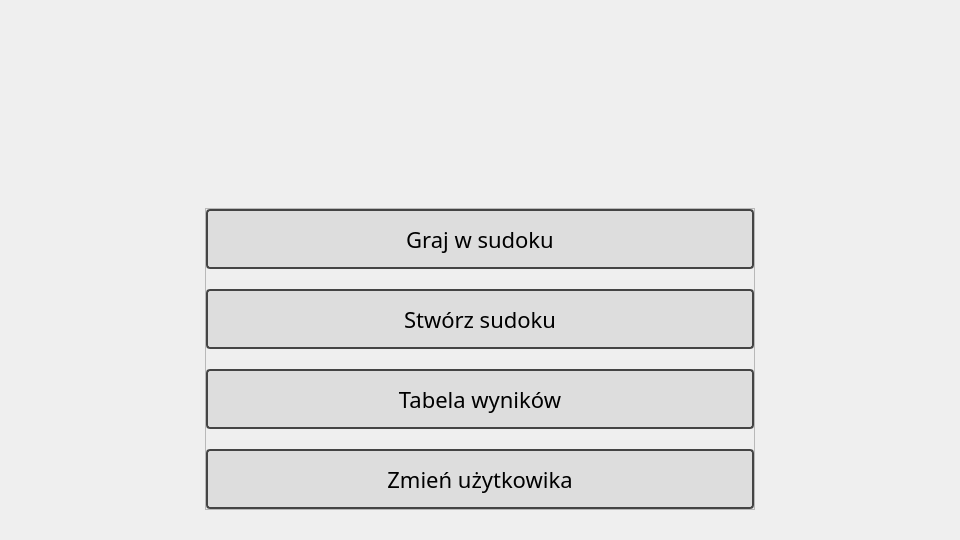
   <widget class="QWidget" name="MenuWidget" native="true">
    <property name="enabled">
     <bool>true</bool>
    </property>
    <property name="geometry">
     <rect>
      <x>0</x>
      <y>0</y>
      <width>960</width>
      <height>540</height>
     </rect>
    </property>
    <property name="styleSheet">
     <string notr="true">.QWidget {
background-image: url(./tlo.jpg)
}</string>
    </property>
    <layout class="QGridLayout" name="gridLayout">
     <property name="leftMargin">
      <number>0</number>
     </property>
     <property name="topMargin">
      <number>0</number>
     </property>
     <property name="rightMargin">
      <number>0</number>
     </property>
     <property name="bottomMargin">
      <number>0</number>
     </property>
     <item row="1" column="2">
      <spacer name="horizontalSpacer_2">
       <property name="orientation">
        <enum>Qt::Horizontal</enum>
       </property>
       <property name="sizeHint" stdset="0">
        <size>
         <width>40</width>
         <height>20</height>
        </size>
       </property>
      </spacer>
     </item>
     <item row="2" column="1">
      <spacer name="verticalSpacer_2">
       <property name="orientation">
        <enum>Qt::Vertical</enum>
       </property>
       <property name="sizeType">
        <enum>QSizePolicy::Fixed</enum>
       </property>
       <property name="sizeHint" stdset="0">
        <size>
         <width>20</width>
         <height>30</height>
        </size>
       </property>
      </spacer>
     </item>
     <item row="1" column="0">
      <spacer name="horizontalSpacer">
       <property name="orientation">
        <enum>Qt::Horizontal</enum>
       </property>
       <property name="sizeHint" stdset="0">
        <size>
         <width>40</width>
         <height>20</height>
        </size>
       </property>
      </spacer>
     </item>
     <item row="1" column="1">
      <widget class="QFrame" name="frame">
       <property name="enabled">
        <bool>true</bool>
       </property>
       <property name="sizePolicy">
        <sizepolicy hsizetype="Fixed" vsizetype="Fixed">
         <horstretch>0</horstretch>
         <verstretch>0</verstretch>
        </sizepolicy>
       </property>
       <property name="minimumSize">
        <size>
         <width>550</width>
         <height>300</height>
        </size>
       </property>
       <property name="frameShape">
        <enum>QFrame::StyledPanel</enum>
       </property>
       <property name="frameShadow">
        <enum>QFrame::Raised</enum>
       </property>
       <layout class="QVBoxLayout" name="verticalLayout_4">
        <property name="spacing">
         <number>20</number>
        </property>
        <property name="leftMargin">
         <number>0</number>
        </property>
        <property name="topMargin">
         <number>0</number>
        </property>
        <property name="rightMargin">
         <number>0</number>
        </property>
        <property name="bottomMargin">
         <number>0</number>
        </property>
        <item>
         <widget class="QPushButton" name="GrajButton">
          <property name="enabled">
           <bool>true</bool>
          </property>
          <property name="minimumSize">
           <size>
            <width>0</width>
            <height>60</height>
           </size>
          </property>
          <property name="baseSize">
           <size>
            <width>450</width>
            <height>60</height>
           </size>
          </property>
          <property name="font">
           <font>
            <family>sans-serif</family>
            <pointsize>-1</pointsize>
           </font>
          </property>
          <property name="layoutDirection">
           <enum>Qt::LeftToRight</enum>
          </property>
          <property name="styleSheet">
           <string notr="true">QPushButton{
display: inline-block;
background-color: #ddd;
padding: 10px 20px;
font-family: sans-serif, Arial;
font-size: 22px;
border: 2px solid #444;
border-radius: 4px;
}

QPushButton:hover {
background-color: #dfd;
}

QRadioButton::indicator {
opacity: 0;
position: fixed;
width: 0;
}

QPushButton::pressed{
border: 2px dashed #444;
}

QPushButton::checked{ 
background-color: #bfb;
border-color: #4c4; 
}</string>
          </property>
          <property name="text">
           <string>Graj w sudoku</string>
          </property>
         </widget>
        </item>
        <item>
         <widget class="QPushButton" name="StworzButton">
          <property name="enabled">
           <bool>true</bool>
          </property>
          <property name="minimumSize">
           <size>
            <width>0</width>
            <height>60</height>
           </size>
          </property>
          <property name="baseSize">
           <size>
            <width>450</width>
            <height>60</height>
           </size>
          </property>
          <property name="font">
           <font>
            <family>sans-serif</family>
            <pointsize>-1</pointsize>
           </font>
          </property>
          <property name="styleSheet">
           <string notr="true">QPushButton{
display: inline-block;
background-color: #ddd;
padding: 10px 20px;
font-family: sans-serif, Arial;
font-size: 22px;
border: 2px solid #444;
border-radius: 4px;
}

QPushButton:hover {
background-color: #dfd;
}

QRadioButton::indicator {
opacity: 0;
position: fixed;
width: 0;
}

QPushButton::pressed{
border: 2px dashed #444;
}

QPushButton::checked{ 
background-color: #bfb;
border-color: #4c4; 
}</string>
          </property>
          <property name="text">
           <string>Stwórz sudoku</string>
          </property>
         </widget>
        </item>
        <item>
         <widget class="QPushButton" name="WynikiButton">
          <property name="enabled">
           <bool>true</bool>
          </property>
          <property name="minimumSize">
           <size>
            <width>0</width>
            <height>60</height>
           </size>
          </property>
          <property name="baseSize">
           <size>
            <width>450</width>
            <height>60</height>
           </size>
          </property>
          <property name="font">
           <font>
            <family>sans-serif</family>
            <pointsize>-1</pointsize>
           </font>
          </property>
          <property name="styleSheet">
           <string notr="true">QPushButton{
display: inline-block;
background-color: #ddd;
padding: 10px 20px;
font-family: sans-serif, Arial;
font-size: 22px;
border: 2px solid #444;
border-radius: 4px;
}

QPushButton:hover {
background-color: #dfd;
}

QRadioButton::indicator {
opacity: 0;
position: fixed;
width: 0;
}

QPushButton::pressed{
border: 2px dashed #444;
}

QPushButton::checked{ 
background-color: #bfb;
border-color: #4c4; 
}</string>
          </property>
          <property name="text">
           <string>Tabela wyników</string>
          </property>
         </widget>
        </item>
        <item>
         <widget class="QPushButton" name="UzytkownikButton">
          <property name="enabled">
           <bool>true</bool>
          </property>
          <property name="minimumSize">
           <size>
            <width>0</width>
            <height>60</height>
           </size>
          </property>
          <property name="baseSize">
           <size>
            <width>450</width>
            <height>60</height>
           </size>
          </property>
          <property name="font">
           <font>
            <family>sans-serif</family>
            <pointsize>-1</pointsize>
           </font>
          </property>
          <property name="styleSheet">
           <string notr="true">QPushButton{
display: inline-block;
background-color: #ddd;
padding: 10px 20px;
font-family: sans-serif, Arial;
font-size: 22px;
border: 2px solid #444;
border-radius: 4px;
}

QPushButton:hover {
background-color: #dfd;
}

QRadioButton::indicator {
opacity: 0;
position: fixed;
width: 0;
}

QPushButton::pressed{
border: 2px dashed #444;
}

QPushButton::checked{ 
background-color: #bfb;
border-color: #4c4; 
}</string>
          </property>
          <property name="text">
           <string>Zmień użytkowika</string>
          </property>
          <property name="icon">
           <iconset theme="audio-input-microphone"/>
          </property>
         </widget>
        </item>
       </layout>
      </widget>
     </item>
     <item row="0" column="1">
      <spacer name="verticalSpacer">
       <property name="orientation">
        <enum>Qt::Vertical</enum>
       </property>
       <property name="sizeHint" stdset="0">
        <size>
         <width>20</width>
         <height>40</height>
        </size>
       </property>
      </spacer>
     </item>
    </layout>
   </widget>
